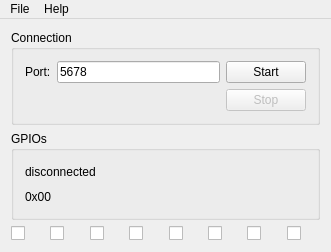
<?xml version="1.0" encoding="UTF-8"?>
<ui version="4.0">
 <class>MainWindow</class>
 <widget class="QMainWindow" name="MainWindow">
  <property name="geometry">
   <rect>
    <x>0</x>
    <y>0</y>
    <width>331</width>
    <height>252</height>
   </rect>
  </property>
  <property name="windowTitle">
   <string>MainWindow</string>
  </property>
  <widget class="QWidget" name="centralWidget">
   <layout class="QVBoxLayout" name="verticalLayout">
    <item>
     <widget class="QGroupBox" name="groupBox">
      <property name="title">
       <string>Connection</string>
      </property>
      <layout class="QHBoxLayout" name="horizontalLayout">
       <item>
        <layout class="QFormLayout" name="formLayout">
         <item row="0" column="0">
          <widget class="QLabel" name="label">
           <property name="text">
            <string>Port:</string>
           </property>
          </widget>
         </item>
         <item row="0" column="1">
          <widget class="QLineEdit" name="text_port">
           <property name="text">
            <string>5678</string>
           </property>
           <property name="maxLength">
            <number>10</number>
           </property>
          </widget>
         </item>
        </layout>
       </item>
       <item>
        <layout class="QVBoxLayout" name="verticalLayout_2" stretch="0,0">
         <item>
          <widget class="QPushButton" name="button_start">
           <property name="text">
            <string>Start</string>
           </property>
          </widget>
         </item>
         <item>
          <widget class="QPushButton" name="button_stop">
           <property name="enabled">
            <bool>false</bool>
           </property>
           <property name="text">
            <string>Stop</string>
           </property>
          </widget>
         </item>
        </layout>
       </item>
      </layout>
     </widget>
    </item>
    <item>
     <widget class="QGroupBox" name="groupBox_2">
      <property name="title">
       <string>GPIOs</string>
      </property>
      <layout class="QVBoxLayout" name="verticalLayout_3">
       <item>
        <widget class="QLabel" name="label_status">
         <property name="text">
          <string>disconnected</string>
         </property>
        </widget>
       </item>
       <item>
        <widget class="QLabel" name="label_gpios">
         <property name="text">
          <string>0x00</string>
         </property>
        </widget>
       </item>
      </layout>
     </widget>
    </item>
    <item>
     <layout class="QHBoxLayout" name="horizontalLayout_2">
      <item>
       <widget class="QCheckBox" name="chk128">
        <property name="text">
         <string/>
        </property>
       </widget>
      </item>
      <item>
       <widget class="QCheckBox" name="chk64">
        <property name="text">
         <string/>
        </property>
       </widget>
      </item>
      <item>
       <widget class="QCheckBox" name="chk32">
        <property name="text">
         <string/>
        </property>
       </widget>
      </item>
      <item>
       <widget class="QCheckBox" name="chk16">
        <property name="text">
         <string/>
        </property>
       </widget>
      </item>
      <item>
       <widget class="QCheckBox" name="chk8">
        <property name="text">
         <string/>
        </property>
       </widget>
      </item>
      <item>
       <widget class="QCheckBox" name="chk4">
        <property name="text">
         <string/>
        </property>
       </widget>
      </item>
      <item>
       <widget class="QCheckBox" name="chk2">
        <property name="text">
         <string/>
        </property>
       </widget>
      </item>
      <item>
       <widget class="QCheckBox" name="chk1">
        <property name="text">
         <string/>
        </property>
       </widget>
      </item>
     </layout>
    </item>
   </layout>
  </widget>
  <widget class="QMenuBar" name="menuBar">
   <property name="geometry">
    <rect>
     <x>0</x>
     <y>0</y>
     <width>331</width>
     <height>25</height>
    </rect>
   </property>
   <widget class="QMenu" name="menuFile">
    <property name="title">
     <string>File</string>
    </property>
    <addaction name="actionExit"/>
   </widget>
   <widget class="QMenu" name="menuHelp">
    <property name="title">
     <string>Help</string>
    </property>
    <addaction name="actionAbout"/>
   </widget>
   <addaction name="menuFile"/>
   <addaction name="menuHelp"/>
  </widget>
  <action name="actionAbout">
   <property name="text">
    <string>About</string>
   </property>
  </action>
  <action name="actionExit">
   <property name="text">
    <string>Exit</string>
   </property>
  </action>
 </widget>
 <layoutdefault spacing="6" margin="11"/>
 <resources/>
 <connections>
  <connection>
   <sender>actionExit</sender>
   <signal>triggered()</signal>
   <receiver>MainWindow</receiver>
   <slot>close()</slot>
   <hints>
    <hint type="sourcelabel">
     <x>-1</x>
     <y>-1</y>
    </hint>
    <hint type="destinationlabel">
     <x>154</x>
     <y>187</y>
    </hint>
   </hints>
  </connection>
  <connection>
   <sender>actionAbout</sender>
   <signal>triggered()</signal>
   <receiver>MainWindow</receiver>
   <slot>on_about()</slot>
   <hints>
    <hint type="sourcelabel">
     <x>-1</x>
     <y>-1</y>
    </hint>
    <hint type="destinationlabel">
     <x>154</x>
     <y>187</y>
    </hint>
   </hints>
  </connection>
  <connection>
   <sender>button_start</sender>
   <signal>clicked()</signal>
   <receiver>MainWindow</receiver>
   <slot>on_start()</slot>
   <hints>
    <hint type="sourcelabel">
     <x>247</x>
     <y>71</y>
    </hint>
    <hint type="destinationlabel">
     <x>154</x>
     <y>187</y>
    </hint>
   </hints>
  </connection>
  <connection>
   <sender>button_stop</sender>
   <signal>clicked()</signal>
   <receiver>MainWindow</receiver>
   <slot>on_stop()</slot>
   <hints>
    <hint type="sourcelabel">
     <x>247</x>
     <y>100</y>
    </hint>
    <hint type="destinationlabel">
     <x>154</x>
     <y>187</y>
    </hint>
   </hints>
  </connection>
 </connections>
 <slots>
  <slot>on_about()</slot>
  <slot>on_start()</slot>
  <slot>on_stop()</slot>
 </slots>
</ui>
